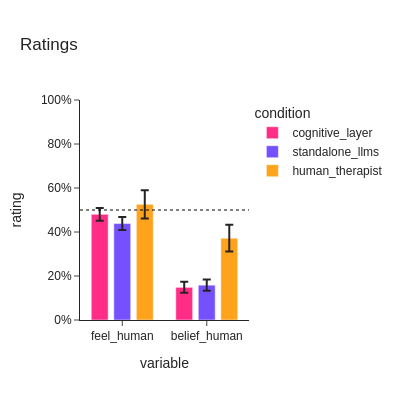

Notebook code cell kept with this figure:
### Markdown cell above
## Perception of humanness

### Code cell
df = df_users.copy().merge(df_pids[['pid','condition','model']],on='pid',how='left')
for col in ['feel_human','belief_human']:
    df[col] = (df[col] - 1) / 6

df['ai'] = (df['condition']!='human_therapist').replace({True: 'AI', False: 'Human'})

display(
    df.groupby('ai')[['belief_human','feel_human']]
      .agg(['mean','std'])
      .map(lambda x: f"{x*100:.1f}%" if pd.notnull(x) else "")
)

# ------------------------------------------------------------------------------------------------------------------------------------
# Run stats
# ------------------------------------------------------------------------------------------------------------------------------------

for outcome in ['feel_human','belief_human']:

    print_title(outcome)

    vec_A = df.loc[df['condition']=='cognitive_layer',outcome]
    vec_B = df.loc[df['condition']=='standalone_llms',outcome]
    vec_C = df.loc[df['condition']=='human_therapist',outcome]

    for combo in [('cognitive_layer','standalone_llms'),('cognitive_layer','human_therapist'),('standalone_llms','human_therapist')]:
        vec_A = df.loc[df['condition']==combo[0],outcome]
        vec_B = df.loc[df['condition']==combo[1],outcome]
        stat = sp.mannwhitneyu(vec_A, vec_B)
        print(f'{combo[0]} vs {combo[1]}: U = {stat.statistic}, p(bonf) = {readable_pvalue(stat.pvalue*6)}')

# ------------------------------------------------------------------------------------------------------------------------------------
# Plot
# ------------------------------------------------------------------------------------------------------------------------------------
 
summary = (
    df
    .melt(id_vars=['pid','condition'],value_vars=['feel_human','belief_human'],var_name='variable',value_name='rating')
    .groupby(['condition','variable'])['rating'].agg(['mean','sem'])
    .reset_index()
)

fig = px.bar(
    summary,
    x='variable',
    y='mean',
    error_y='sem',
    color='condition',
    title='Ratings',
    barmode='group',
    width=400,
    height=400,
    labels={'mean': 'rating'},
    category_orders={
        'condition': CONDITION_ORDER,
        'variable': ['feel_human','belief_human']
        },
    color_discrete_map=COLOURS,
    orientation='v',
    template='simple_white',
)
fig.update_traces(width=0.2)
fig.update_yaxes(range=[0,1],tickformat=".0%")
fig.for_each_annotation(lambda a: a.update(text=a.text.split("=")[-1]))
fig.update_layout(font={'family': 'Arial'})
fig.add_hline(y=.5,line_dash='dot',line_color='black',line_width=1,opacity=1,layer='above')
fig.show()

fig.write_image(f'../results/humanness_ratings.svg',width=400,height=400)

### Figure 1 — Plotly figure (JSON) as saved in the notebook; plotly's stock layout.template omitted (floating-point values rounded to 4 significant figures)
{"data": [{"alignmentgroup": "True", "error_y": {"array": [0.02514, 0.02875]}, "hovertemplate": "condition=cognitive_layer<br>variable=%{x}<br>rating=%{y}<extra></extra>", "legendgroup": "cognitive_layer", "marker": {"color": "#ff2d86", "pattern": {"shape": ""}}, "name": "cognitive_layer", "offsetgroup": "cognitive_layer", "orientation": "v", "showlegend": true, "textposition": "auto", "type": "bar", "width": 0.2, "x": ["belief_human", "feel_human"], "xaxis": "x", "y": [0.1485, 0.4802], "yaxis": "y"}, {"alignmentgroup": "True", "error_y": {"array": [0.02566, 0.02936]}, "hovertemplate": "condition=standalone_llms<br>variable=%{x}<br>rating=%{y}<extra></extra>", "legendgroup": "standalone_llms", "marker": {"color": "#7550ff", "pattern": {"shape": ""}}, "name": "standalone_llms", "offsetgroup": "standalone_llms", "orientation": "v", "showlegend": true, "textposition": "auto", "type": "bar", "width": 0.2, "x": ["belief_human", "feel_human"], "xaxis": "x", "y": [0.1583, 0.4383], "yaxis": "y"}, {"alignmentgroup": "True", "error_y": {"array": [0.06084, 0.06451]}, "hovertemplate": "condition=human_therapist<br>variable=%{x}<br>rating=%{y}<extra></extra>", "legendgroup": "human_therapist", "marker": {"color": "#ffa21c", "pattern": {"shape": ""}}, "name": "human_therapist", "offsetgroup": "human_therapist", "orientation": "v", "showlegend": true, "textposition": "auto", "type": "bar", "width": 0.2, "x": ["belief_human", "feel_human"], "xaxis": "x", "y": [0.3718, 0.5256], "yaxis": "y"}], "layout": {"barmode": "group", "font": {"family": "Arial"}, "height": 400, "legend": {"title": {"text": "condition"}, "tracegroupgap": 0}, "shapes": [{"layer": "above", "line": {"color": "black", "dash": "dot", "width": 1}, "opacity": 1, "type": "line", "x0": 0, "x1": 1, "xref": "x domain", "y0": 0.5, "y1": 0.5, "yref": "y"}], "title": {"text": "Ratings"}, "width": 400, "xaxis": {"anchor": "y", "categoryarray": ["feel_human", "belief_human"], "categoryorder": "array", "domain": [0, 1], "title": {"text": "variable"}}, "yaxis": {"anchor": "x", "domain": [0, 1], "range": [0, 1], "tickformat": ".0%", "title": {"text": "rating"}}}}
